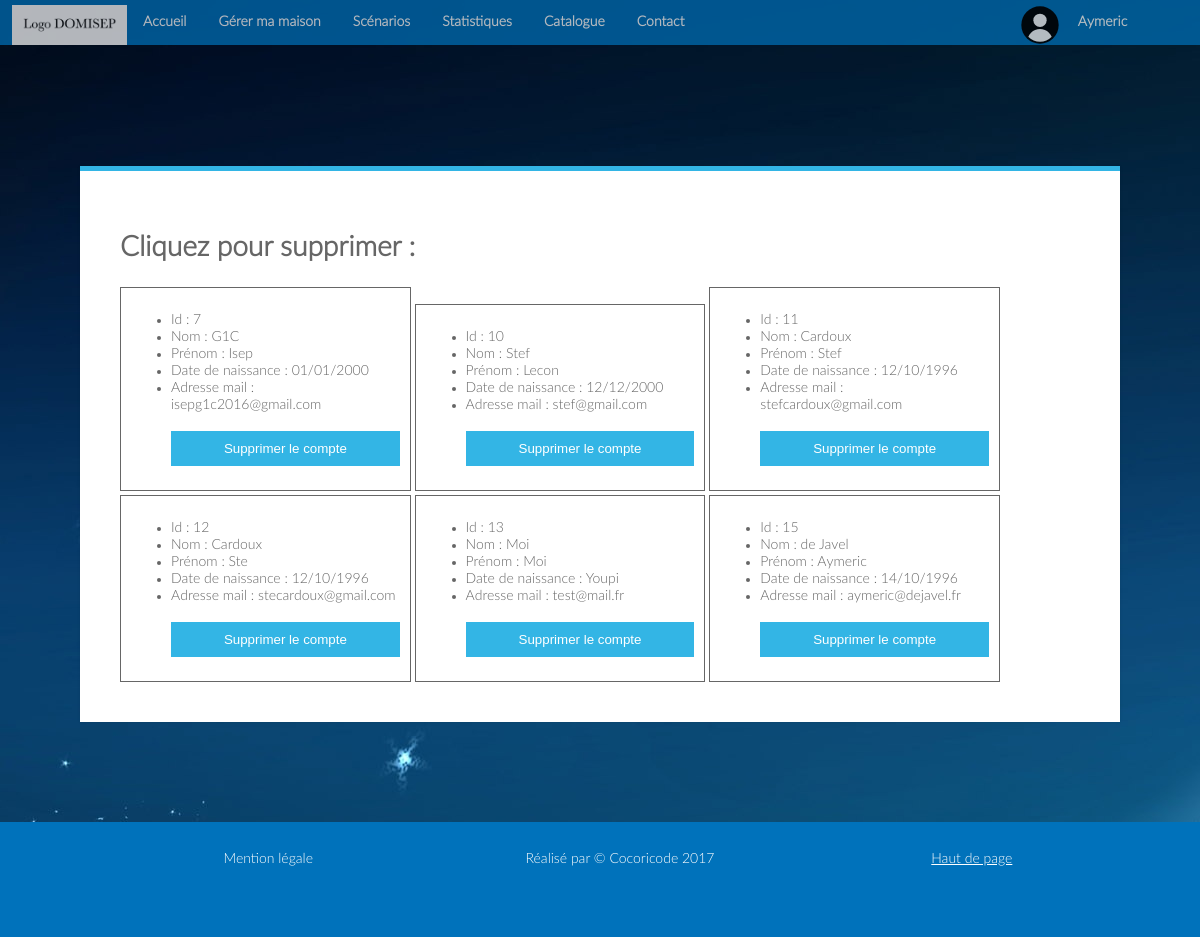
The page /index.php?page=admin (signed in) on the database its author committed.
### tables this page shows
CREATE TABLE `Utilisateur` (
  `Id` int(11) NOT NULL,
  `Mail` varchar(25) DEFAULT NULL,
  `Password` varchar(50) DEFAULT NULL,
  `Nom` varchar(25) DEFAULT NULL,
  `Prenom` varchar(25) DEFAULT NULL,
  `Date_naissance` varchar(25) DEFAULT NULL,
  `Permission` int(11) DEFAULT NULL,
  `KeyUser` varchar(50) NOT NULL,
  `Activee` varchar(10) NOT NULL DEFAULT 'Non'
);

### Controleur/admin.php (called while the page is built)
<?php
$tab=[];
$iduser = $_SESSION['id'];
include 'Modele/connexion_bdd.php';
$req= $mysqli->query("SELECT * FROM Utilisateur WHERE id != $iduser");
while ($donne = $req ->fetch_array(MYSQLI_ASSOC)) {
	array_push($tab,$donne);
}
include 'Vue/admin.php';
?>

### Vue/admin.php (the view, shortened to what this page needs)
<div class="module3">
	<div class="module form-block">
		<h1>Cliquez pour supprimer :</h1>
	<?php
	foreach ( $tab as $key => $value ) {
		?>
			<div class="capt">
			<ul>
				<li>Id : <?php echo $tab[$key]['Id'] ?></li>
				<li>Nom : <?php echo $tab[$key]['Nom'] ?></li>
				<li>Prénom : <?php echo $tab[$key]['Prenom'] ?></li>
				<li>Date de naissance : <?php echo $tab[$key]['Date_naissance'] ?></li>
				<li>Adresse mail : <?php echo $tab[$key]['Mail'] ?></li>
				<br>
				<button
					onclick='supprimer("<?php echo $tab[$key]['Id'] ?>","<?php echo $tab[$key]['Nom'] ?>","<?php echo $tab[$key]['Prenom'] ?>")'>Supprimer
					le compte</button>
			</ul>
		</div>
		<?
	}
	?>
	</div>
</div>

### Vue/style.css (style rules this page uses)
body { font-family: LatoLight; margin: 0; padding: 0; background-image: url('Vue/background.jpg'); background-size: 100%; height: 100%; }
body { background: #e9e9e9; background-image:url(background.jpg); color: #666666; font-size: 14px; -webkit-font-smoothing: antialiased; -moz-osx-font-smoothing: grayscale; }
.module3 { position: relative; padding-top: 8%; width: 100%; height : 100%; margin-bottom : 100px; }
.module3 .capt { margin-top: 4px; border: solid; border-width: 1px; display: inline-block; width: 28%; padding: 10px; -webkit-transition: width 2s; transition: width 2s; transition: all .2s ease-out; }
.form-block { position: relative; background: #ffffff; max-width: 80%; border-top: 5px solid #33b5e5; box-shadow: 0 0 3px rgba(0, 0, 0, 0.1); margin: 0 auto; padding: 40px; }
.form-block button { cursor: pointer; background: #33b5e5; width: 100%; border: 0; padding: 10px 15px; color: #ffffff; -webkit-transition: 0.3s ease; transition: 0.3s ease; }

### rows shown on the page
utilisateur: Id "7", Nom "G1C", Prenom "Isep", Date_naissance "01/01/2000", Mail "isepg1c2016@gmail.com"
utilisateur: Id "10", Nom "Stef", Prenom "Lecon", Date_naissance "12/12/2000", Mail "stef@gmail.com"
utilisateur: Id "11", Nom "Cardoux", Prenom "Stef", Date_naissance "12/10/1996", Mail "stefcardoux@gmail.com"
utilisateur: Id "12", Nom "Cardoux", Prenom "Ste", Date_naissance "12/10/1996", Mail "stecardoux@gmail.com"
utilisateur: Id "13", Nom "Moi", Prenom "Moi", Date_naissance "Youpi", Mail "test@mail.fr"
utilisateur: Id "15", Nom "de Javel", Prenom "Aymeric", Date_naissance "14/10/1996", Mail "aymeric@dejavel.fr"

### other values the page prints
$_SESSION['prenom'] "Aymeric"
